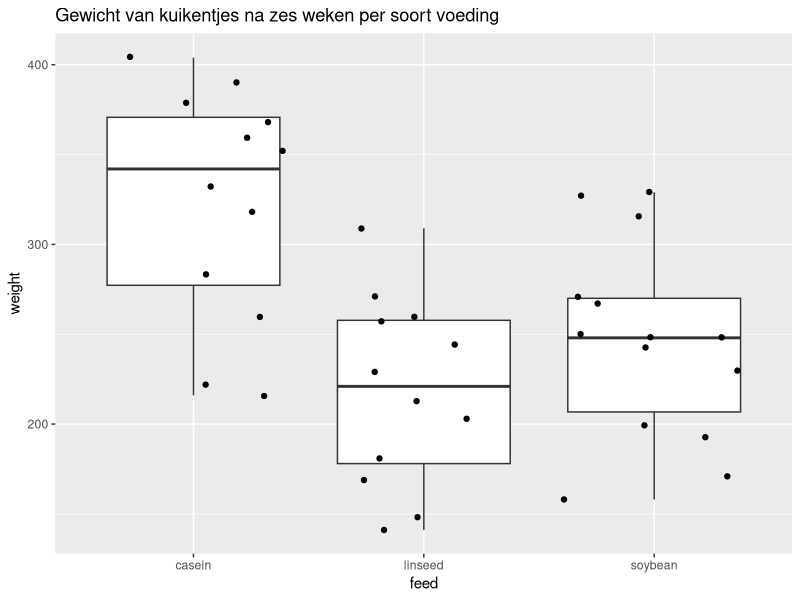
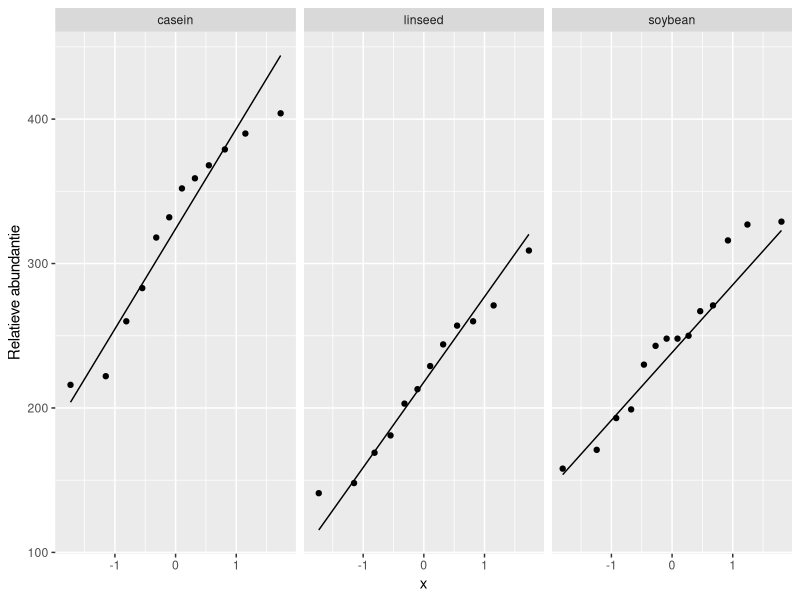
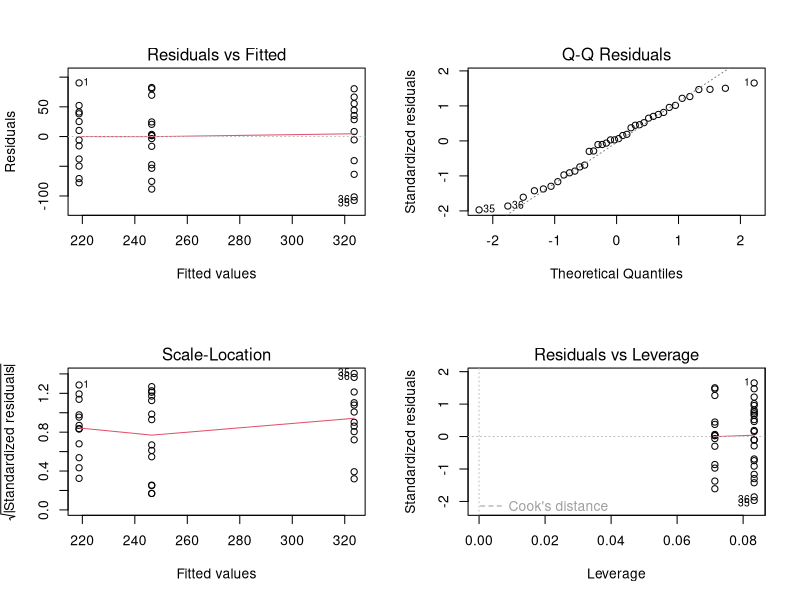
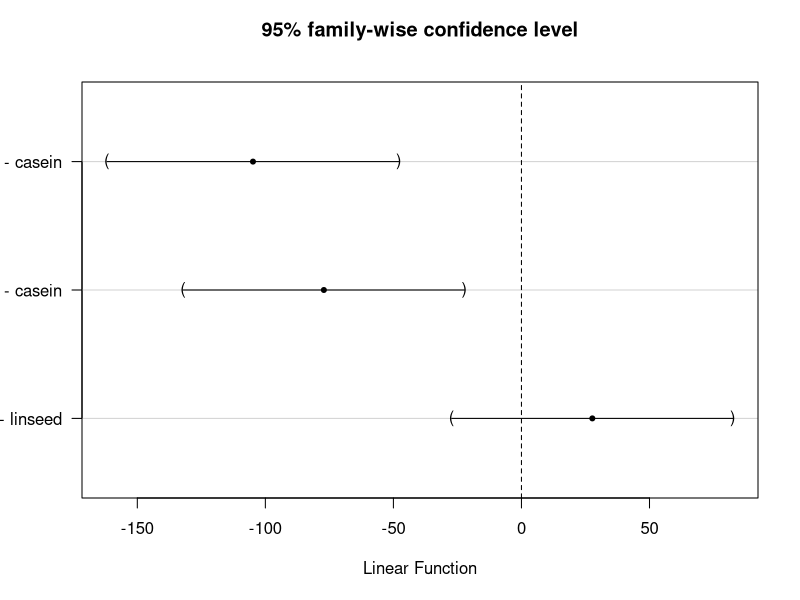

Here is the R script that generated these plots, in order:
## ---- chunk 1
knitr::opts_chunk$set(echo = TRUE)
## ---- chunk 2
suppressPackageStartupMessages({
library(tidyverse)
library(ggplot2)})
## ---- chunk 3
data("chickwts")
## ---- chunk 4
#Bekijk de structuur van dataset chickwts
head(chickwts)
## ---- chunk 5
#Filter de dataset zodat enkel datapunten van de relevante voeding (feed) aanwezig zijn.
chickwts <- chickwts %>% filter(feed %in% c("casein","linseed","soybean"))
## ---- chunk 6
#Maak een boxplot van het gewicht voor elke groep van voeding. Plot ook de individuele observaties.
chickwts %>% ggplot(aes(x=feed,y=weight)) + 
  geom_boxplot() +
  geom_jitter() +
  ggtitle("Gewicht van kuikentjes na zes weken per soort voeding")
## ---- chunk 7
#Maak een QQplot voor het gewicht per voedingssoort.
chickwts %>%
  ggplot(aes(sample = weight)) +
  geom_qq() +
  geom_qq_line() +
  facet_grid(.~feed) +
  ylab("Relatieve abundantie")

## ---- chunk 8
model_lm <- lm(weight ~ feed, data = chickwts)
par(mfrow=c(2,2))
plot(model_lm) # Enkel figuur rechts boven is relevant
par(mfrow=c(1,1))
## ---- chunk 9
summary(model_lm)
## ---- chunk 10
#Voer de ANOVA uit op het lineare model.
anova(model_lm)
## ---- chunk 11
alpha <- 0.05
nComparisons <- 3
1-(1-alpha)^nComparisons
## ---- chunk 12
suppressPackageStartupMessages(library(multcomp))
mcp <- glht(model_lm,linfct=mcp(feed="Tukey"))
summary <- summary(mcp)
summary
## ---- chunk 13
confint(mcp)
## ---- chunk 14
plot(mcp)
